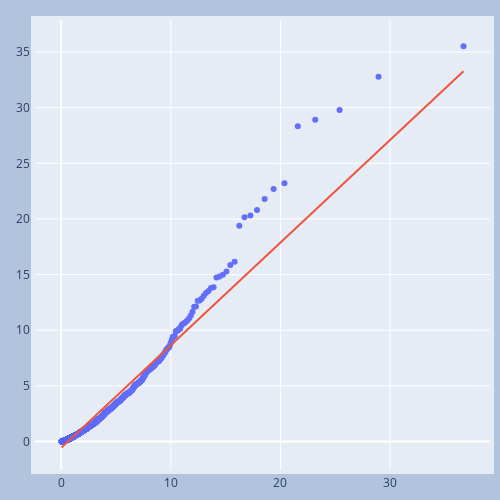

The notebook cell saved with this chart:
### Code cell
qq = stats.probplot(vg_df['total_sales'], dist='lognorm', sparams=(1))
x = np.array([qq[0][0][0], qq[0][0][-1]])

fig = go.Figure()
fig.add_scatter(x=qq[0][0], y=qq[0][1], mode='markers')
fig.add_scatter(x=x, y=qq[1][1] + qq[1][0]*x, mode='lines')
fig.layout.update(showlegend=False)
fig.update_layout(
    autosize=False,
    width=500,
    height=500,
    margin=dict(
        l=35,
        r=10,
        b=30,
        t=20,
        pad=4
    ),
    paper_bgcolor="LightSteelBlue",
)

fig.show()

### Figure 1 — Plotly figure (JSON) as saved in the notebook; plotly's stock layout.template omitted (floating-point values rounded to 4 significant figures; data arrays with more than 128 entries replaced by an {"elided": "..."} marker saying what was removed)
{"data": [{"mode": "markers", "type": "scatter", "x": {"elided": "4406 float values"}, "y": {"elided": "4406 float values"}}, {"mode": "lines", "type": "scatter", "x": [0.02724, 36.71], "y": [-0.5368, 33.27]}], "layout": {"autosize": false, "height": 500, "margin": {"b": 30, "l": 35, "pad": 4, "r": 10, "t": 20}, "paper_bgcolor": "LightSteelBlue", "showlegend": false, "width": 500, "xaxis": {"autorange": true, "range": [-2.391, 39.12], "type": "linear"}, "yaxis": {"autorange": true, "range": [-2.559, 37.88], "type": "linear"}}}
